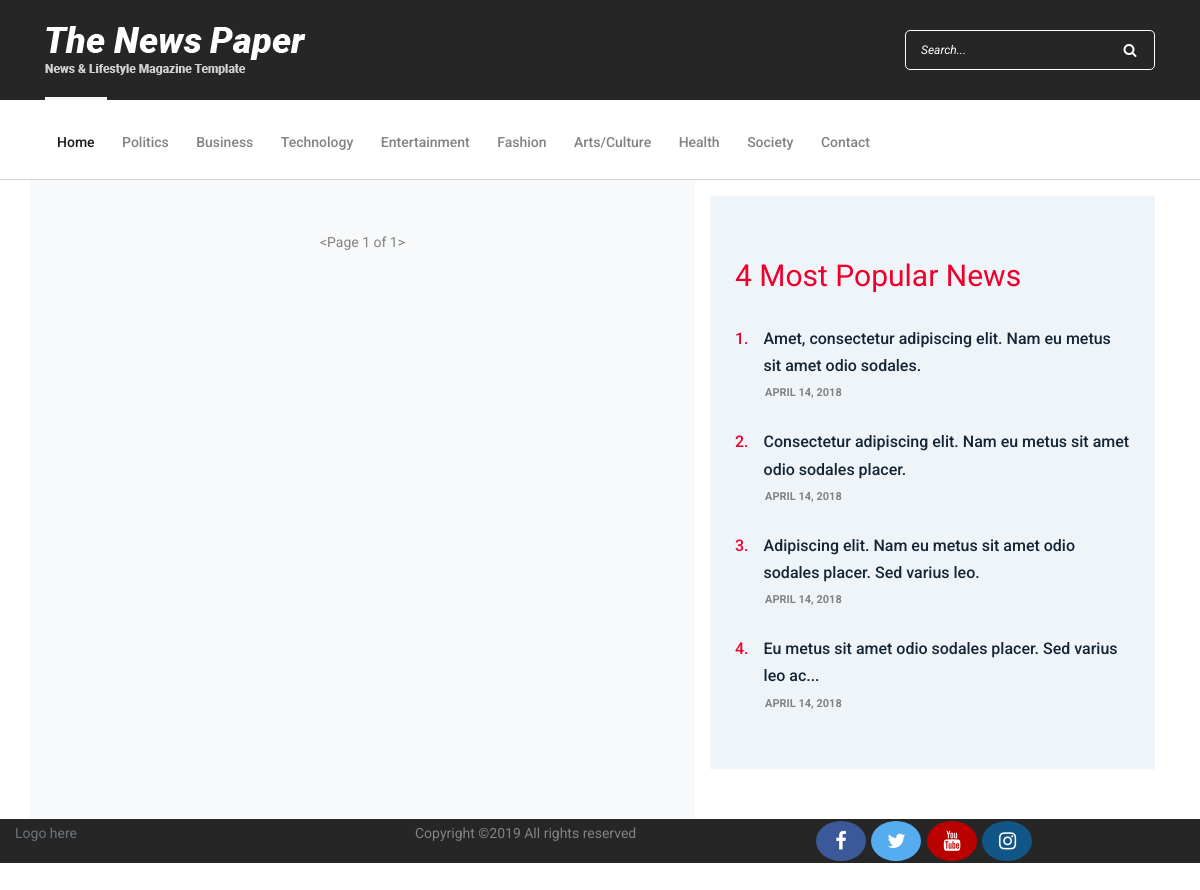
The page /business/ on the database as committed earlier.
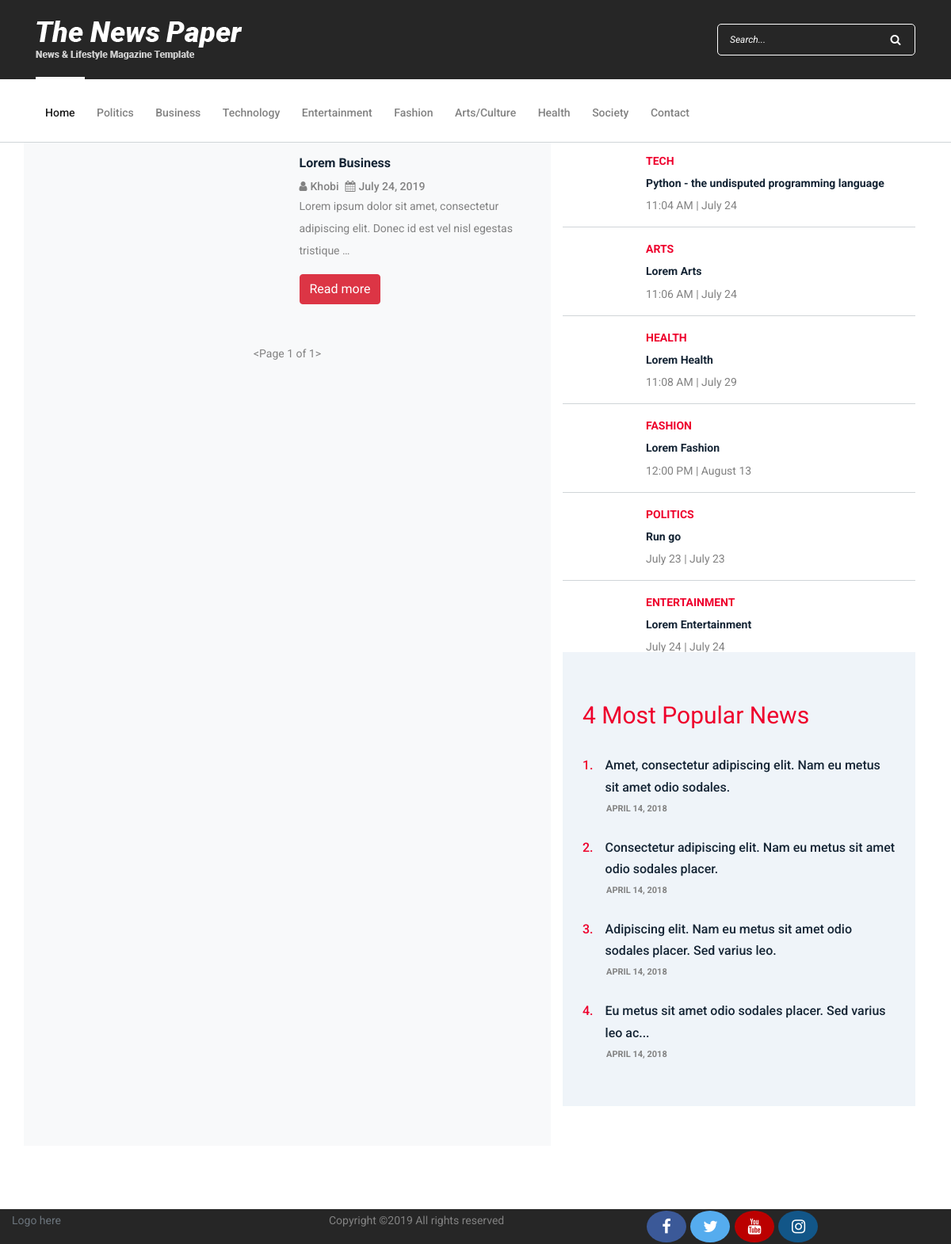
The same page on the database as committed later.
### blog/models.py (models this page shows, shortened)
class News(models.Model):
    title = models.CharField(max_length=500)
    date = models.DateTimeField()
    reporter = models.CharField(max_length=100)
    content = models.TextField()
    category = models.CharField(max_length=50, choices=CATEGORY_CHOICES)
    slug = models.SlugField(null=True)
    picture = models.ImageField(upload_to='News/')
    audio = models.FileField(upload_to='Audio/', null=True, blank=True)
    def get_absolute_url(self):
        return reverse('blog-news-detail', kwargs={'slug': self.slug})

### blog/views.py (the view)
# urls.py: path('business/', views.business, name='blog-business'),
def business(request):
    arts = News.objects.all().filter(category='arts').order_by('-id')[:1]
    bus = News.objects.all().filter(category='business').order_by('-id')
    enter = News.objects.all().filter(category='entertainment').order_by('-id')[:1]
    fash = News.objects.all().filter(category='fashion').order_by('-id')[:1]
    heal = News.objects.all().filter(category='health').order_by('-id')[:1]
    poli = News.objects.all().filter(category='politics').order_by('-id')[:1]
    sports = News.objects.all().filter(category='sport').order_by('-id')[:1]
    technology = News.objects.all().filter(category='tech').order_by('-id')[:1]
    page = request.GET.get('page', 1)
    paginator = Paginator(bus, 10)
    try:
        news = paginator.page(page)
    except PageNotAnInteger:
        news = paginator.page(1)
    except EmptyPage:
        news = paginator.page(paginator.num_pages)
    context = {'politics': poli, 'arts': arts, 'entertainment': enter, 'fashion': fash, 'health': heal,
               'sports': sports, 'technology': technology, 'news': news}
    return render(request, 'blog/business.html', context)

### blog/templates/blog/business.html (shortened to what the changed rows need)
{% extends 'blog/base.html' %}
{% load static %}
{% block content %}
    <div class="blog-area section-padding-0-80">
        <div class="container">
            <div class="row bg">
                <div class="col-12 col-lg-7 bg-light">
                    <div class="blog-posts-area">
                        {% for bus in news %}
                        <div class="row mt-3 mb-3">
                        <div class="col-6 col-md-6">
                        </div>
                        <div class=" col-6 text">
                            <h6 class="post-title">{{ bus.title }}</h6>
                            <div class="post-meta d-flex">
                                <a href="#"><i class="fa fa-user pr-1" aria-hidden="true"></i>{{ bus.reporter }}</a>
                                <a href="#"><i class="fa fa-calendar pl-2 pr-1" aria-hidden="true"></i>{{ bus.date|date:'F d, Y' }}</a>
                            </div>
                            <p>{{ bus.content|truncatewords:15 }}</p>
                            <a href="{{ bus.get_absolute_url }}" class="btn btn-danger" role="button">Read more</a>
                        </div>
                        </div>
                        {% endfor %}
                    </div>
                </div>
                <div class="col-12 col-lg-5">
                    <div class="blog-sidebar-area">
                        <div class="latest-posts-widget mt-3">
                            {% for tech in technology %}
                            <div class="single-blog-post small-featured-post d-flex">
                                <div class="post-thumb">
                                    <a href="{% url 'blog-news-detail' slug=tech.slug %}"><img src="{{ tech.picture.url }}" alt=""></a>
                                </div>
                                <div class="post-data">
                                    <a href="{% url 'blog-news-detail' slug=tech.slug %}" class="post-catagory">{{ tech.category.title }}</a>
                                    <div class="post-meta">
                                        <a href="{% url 'blog-news-detail' slug=tech.slug %}" class="post-title">
                                            <h6>{{ tech.title }}</h6>
                                        </a>
                                        <p class="post-date"><span>{{ tech.date|date:'g:i A' }}</span> | <span>{{ tech.date|date:'F j' }}</span></p>
                                    </div>
                                </div>
                            </div>
                            {% endfor %}
                            {% for art in arts %}
                            <div class="single-blog-post small-featured-post d-flex">
                                <div class="post-thumb">
                                    <a href="{% url 'blog-news-detail' slug=art.slug %}"><img src="{{ art.picture.url }}" alt=""></a>
                                </div>
                                <div class="post-data">
                                    <a href="{% url 'blog-news-detail' slug=art.slug %}" class="post-catagory">{{ art.category.title }}</a>
                                    <div class="post-meta">
                                        <a href="{% url 'blog-news-detail' slug=art.slug %}" class="post-title">
                                            <h6>{{ art.title }}</h6>
                                        </a>
                                        <p class="post-date"><span>{{ art.date|date:'g:i A' }}</span> | <span>{{ art.date|date:'F j' }}</span></p>
                                    </div>
                                </div>
                            </div>
                            {% endfor %}
                            {% for heal in health %}
                            <div class="single-blog-post small-featured-post d-flex">
                                <div class="post-thumb">
                                    <a href="{% url 'blog-news-detail' slug=heal.slug %}"><img src="{{ heal.picture.url }}" alt=""></a>
                                </div>
                                <div class="post-data">
                                    <a href="{% url 'blog-news-detail' slug=heal.slug %}" class="post-catagory">{{ heal.category.title }}</a>
                                    <div class="post-meta">
                                        <a href="{% url 'blog-news-detail' slug=heal.slug %}" class="post-title">
                                            <h6>{{ heal.title }}</h6>
                                        </a>
                                        <p class="post-date"><span>{{ heal.date|date:'g:i A' }}</span> | <span>{{ heal.date|date:'F j' }}</span></p>
                                    </div>
                                </div>
                            </div>
                            {% endfor %}
                            {% for fash in fashion %}
                            <div class="single-blog-post small-featured-post d-flex">
                                <div class="post-thumb">
                                    <a href="{% url 'blog-news-detail' slug=fash.slug %}"><img src="{{ fash.picture.url }}" alt=""></a>
                                </div>
                                <div class="post-data">
                                    <a href="{% url 'blog-news-detail' slug=fash.slug %}" class="post-catagory">{{ fash.category.title }}</a>
                                    <div class="post-meta">
                                        <a href="{% url 'blog-news-detail' slug=fash.slug %}" class="post-title">
                                            <h6>{{ fash.title }}</h6>
                                        </a>
                                        <p class="post-date"><span>{{ fash.date|date:'g:i A' }}</span> | <span>{{ fash.date|date:'F j' }}</span></p>
                                    </div>
                                </div>
                            </div>
                            {% endfor %}
                            {% for politics in politics %}
                            <div class="single-blog-post small-featured-post d-flex">
                                <div class="post-thumb">
                                    <a href="{% url 'blog-news-detail' slug=politics.slug %}"><img src="{{ politics.picture.url }}" alt=""></a>
                                </div>
                                <div class="post-data">
                                    <a href="{% url 'blog-news-detail' slug=politics.slug %}" class="post-catagory">{{ politics.category.title }}</a>
                                    <div class="post-meta">
                                        <a href="{% url 'blog-news-detail' slug=politics.slug %}" class="post-title">
                                            <h6>{{ politics.title }}</h6>
                                        </a>
                                        <p class="post-date"><span>{{ politics.date|date:'F j' }}</span> | <span>{{ politics.date|date:'F j' }}</span></p>
                                    </div>
                                </div>
                            </div>
                            {% endfor %}
                            {% for enter in entertainment %}
                            <div class="single-blog-post small-featured-post d-flex">
                                <div class="post-thumb">
                                    <a href="{% url 'blog-news-detail' slug=enter.slug %}"><img src="{{ enter.picture.url }}" alt=""></a>
                                </div>
                                <div class="post-data">
                                    <a href="{% url 'blog-news-detail' slug=enter.slug %}" class="post-catagory">{{ enter.category.title }}</a>
                                    <div class="post-meta">
                                        <a href="{% url 'blog-news-detail' slug=enter.slug %}" class="post-title">
                                            <h6>{{ enter.title }}</h6>
                                        </a>
                                        <p class="post-date"><span>{{ enter.date|date:'F j' }}</span> | <span>{{ enter.date|date:'F j' }}</span></p>
                                    </div>
                                </div>
                            </div>
                        </div>
                        {% endfor %}
                    </div>
                </div>
            </div>
        </div>
    </div>
{% endblock content %}

Rows that differ between the two databases and show on the page:
added News: title "Lorem Business", reporter "Khobi", date "July 24, 2019", content "Lorem ipsum dolor sit amet, consectetur adipiscing elit. Donec id est vel nisl egestas tristique …"
added News: category "TECH", title "Python - the undisputed programming language", date "11:04 AM", date "July 24"
added News: category "ARTS", title "Lorem Arts", date "11:06 AM", date "July 24"
added News: category "HEALTH", title "Lorem Health", date "11:08 AM", date "July 29"
added News: category "FASHION", title "Lorem Fashion", date "12:00 PM", date "August 13"
added News: category "POLITICS", title "Run go", date "July 23"
added News: category "ENTERTAINMENT", title "Lorem Entertainment", date "July 24"
